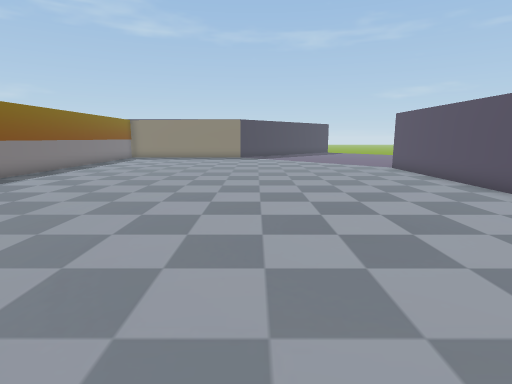
[1] (above)

24 first-person views from a walk through a scene from a Unity 3-D project. The camera is 1.5 m above the floor, tilts 10° down and sees 80° across. The floor is counted in squares, 1 m on a side. Each view is taken from the middle of a square. On the plan, view 1 faces up. The plan holds only what a view shows up to about 15 squares ahead; the rest is blank. The place goes on beyond the plan. The player is left out. Some animated figures are not drawn.

[2]
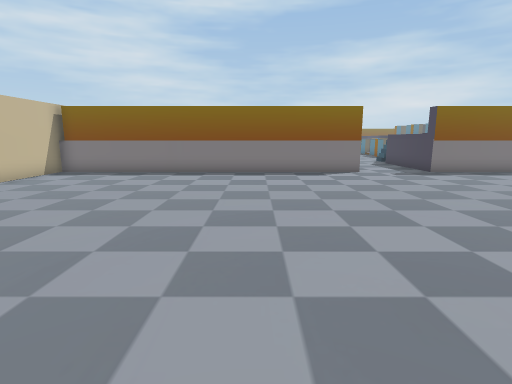

[3]
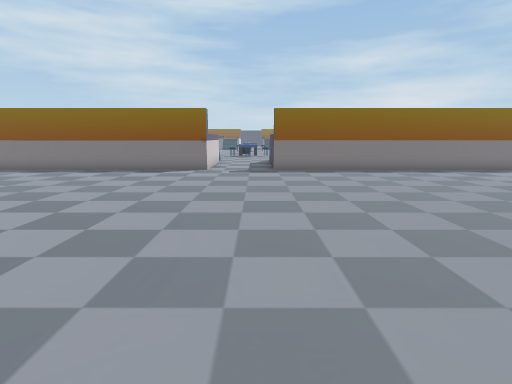

[4]
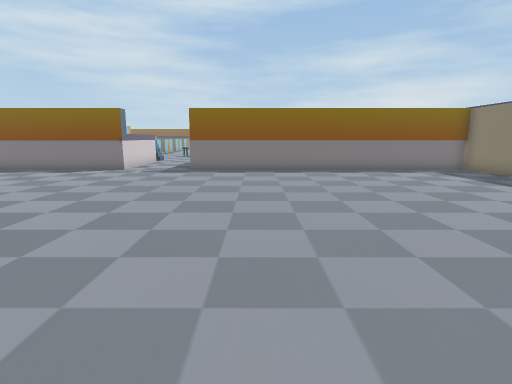

[5]
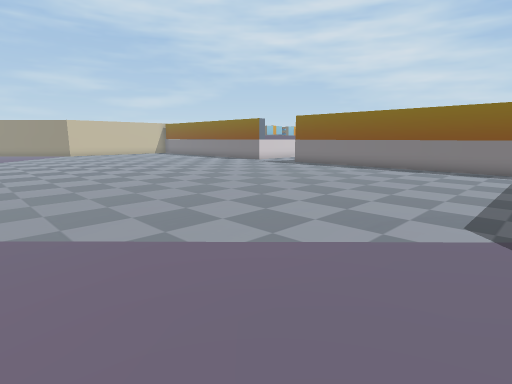

[6]
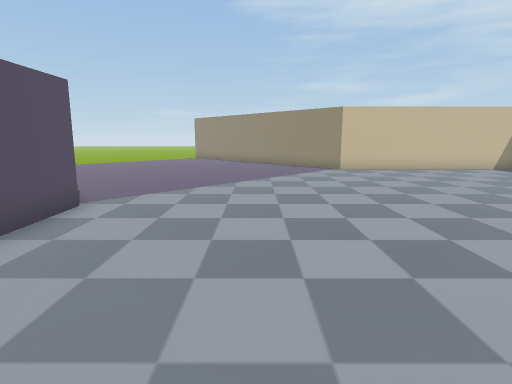

[7]
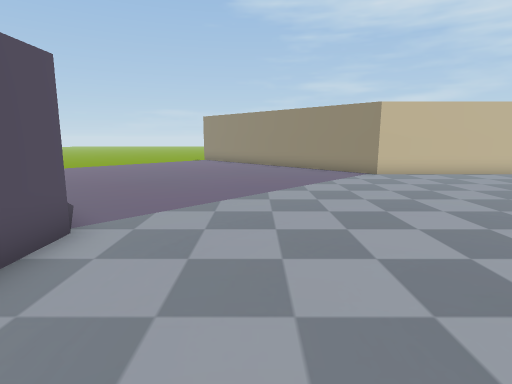

[8]
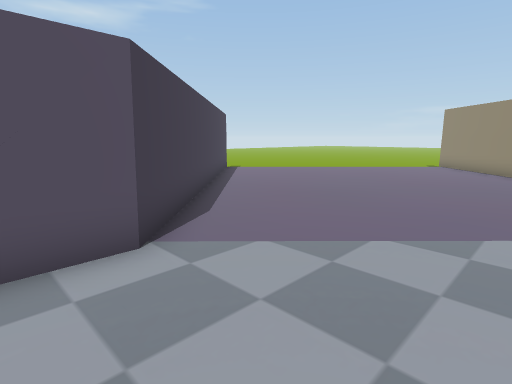

[9]
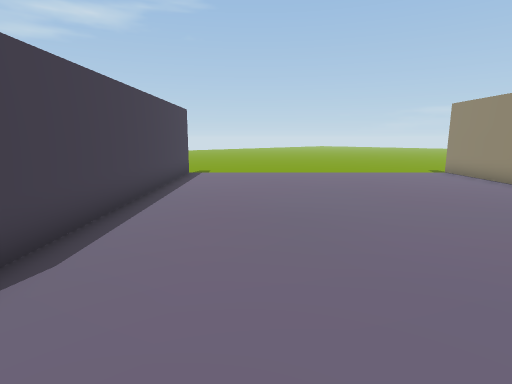

[10]
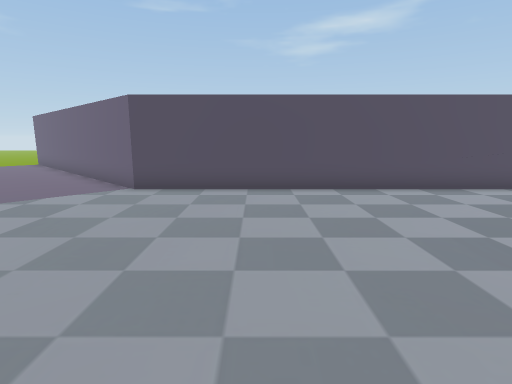

[11]
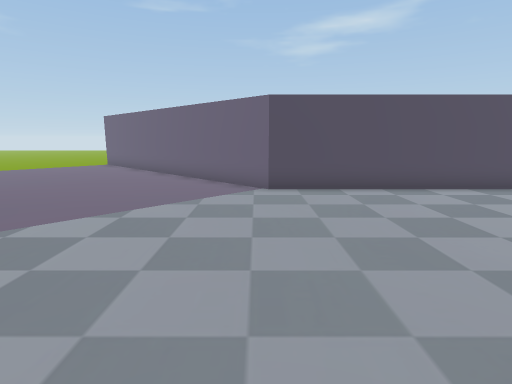

[12]
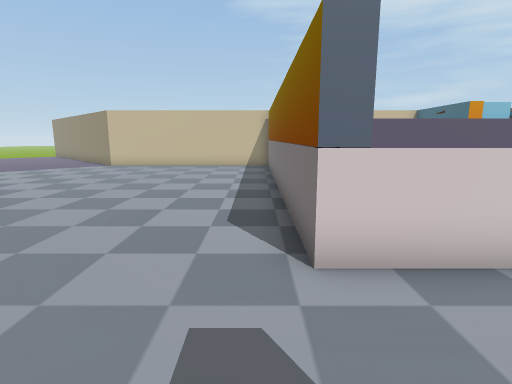

[13]
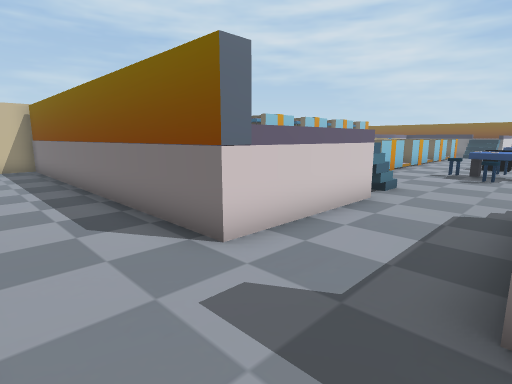

[14]
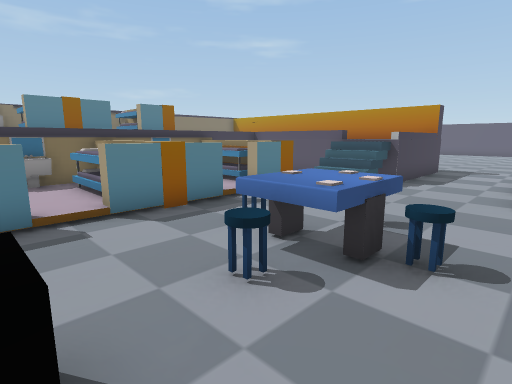

[15]
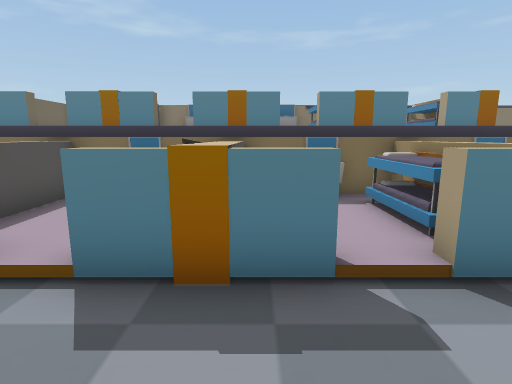

[16]
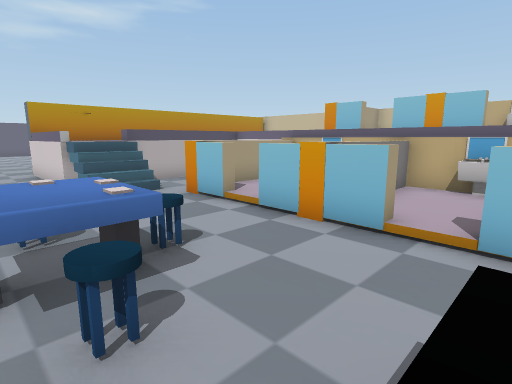

[17]
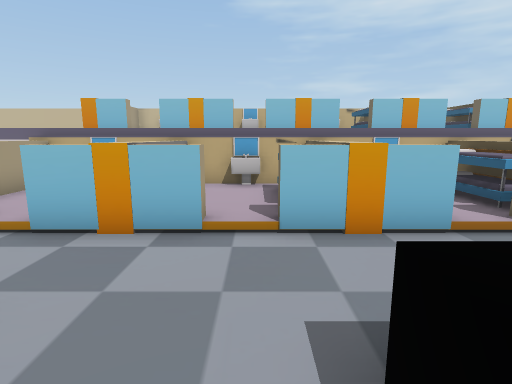

[18]
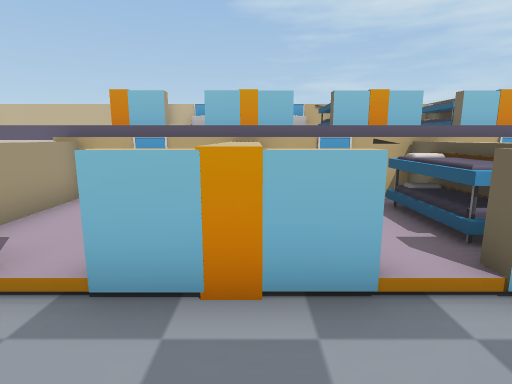

[19]
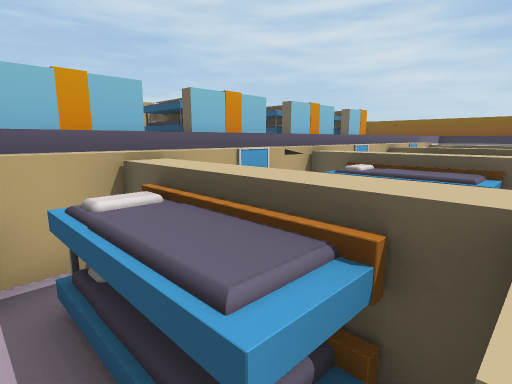

[20]
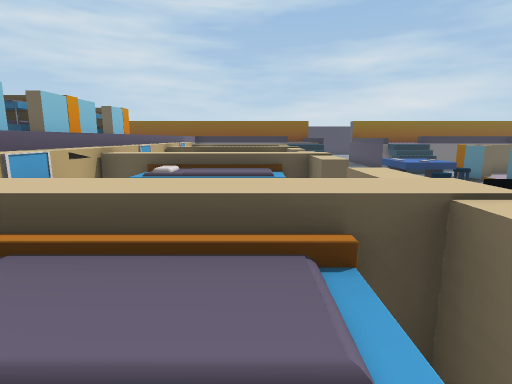

[21]
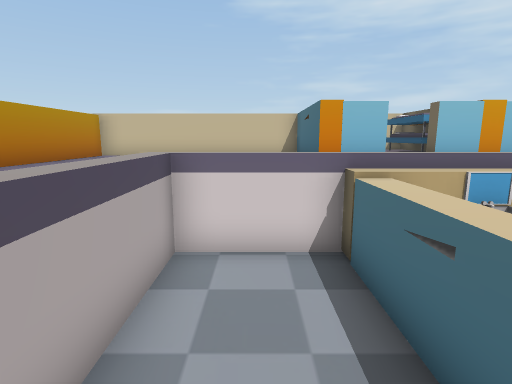

[22]
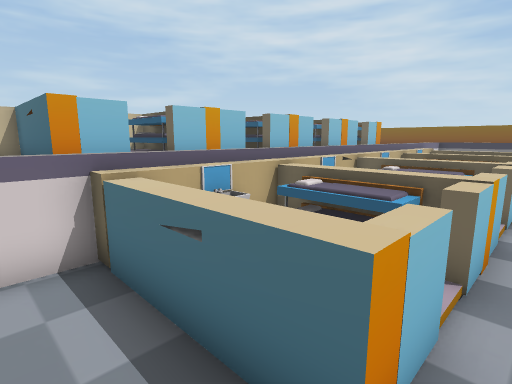

[23]
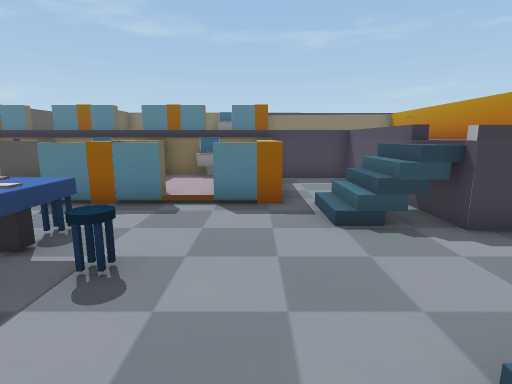

[24]
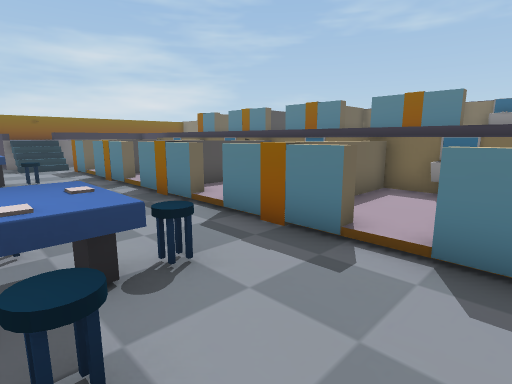

### Floor plan
Key: @ floor where view 1 was taken; # wall or solid block; x gap in a wall; . main floor; : floor 0.25 m higher than the main floor; + floor 1.5 m higher than the main floor; * floor 1.75 m higher than the main floor; / step, stairs or slope; = window, fence, low wall or low ledge; ^ raised ledge; v drop or lower ground; C black cube; O other object.
Columns run from 35 left of view 1 to 13 right of it. Each row starts with its distance up from view 1.
 23   ^       ^==  =^^       ^.....   ...... ........
 22   ^       ^ ^   ^^       ^......................#
 21                 ^        ^.....................##
 20   =#x==#x==#x^=#x^       ^....................##
 19                          ^...................##
 18     /////////////////    ^..................##
 17     ==vv=v vvvvv==...    ^.................##
 16      =:  ^#x==^x ^..     ^................##
 15  ^^   :: ^^:=^^:^^..     ^................#
 14  ^^   :::^^:=^^:^^..     ^................#
 13 ..^^x==#^^^.^^^.^^./#/   ^................#
 12 O................../++   ^................#
 11 .....=     ...=..../vvvvv#................#
 10    .^^=   ...^^...........................#
  9     ^^^   C.=^^=..........................#
  8      =    ....=......#vvv.................#
  7          ........../++   =................#
  6        ............/+    =................#
  5  ^^  ^^#^^^:^^^:^^.../   =................#
  4  ^^  ^^  ^^::^^::^.../   =................#
  3  ^^  ^^  ^^::^^::^.../   =................#
  2  ^^  ^===^=v=^==:^.../   =................##
  1 vvv##+v+++v+++v/#+#v#/   =.................##
  0                +++++++  +=.........@........##
 -1                         +=...................##
 -2  ^^ ^^^#^^^ ^^^ ^^      +=....................##
 -3   ^  ^^  ^^   ^  =      +=.....................##
 -4   ^  ^^  ^^  ^^* =      +=......................#
 -5   ^   ^  ^^^=^^^ =      +=.......................
 -6       #  ###^###=##################..............
 -7                                   ##.............
 -8                                    ##............

Positions as (right, up) in squares from view 1, and headings:
1: (0, 0), facing up
2: (4, 3), facing left
3: (5, 10), facing left
4: (5, 14), facing left
5: (6, 23), facing down-left
6: (3, 9), facing down
7: (4, 7), facing down
8: (3, 4), facing down-right
9: (4, 1), facing down-right
10: (-2, 12), facing right
11: (-2, 16), facing right
12: (-9, 11), facing down
13: (-7, 11), facing down-left
14: (-25, 7), facing up-right
15: (-25, 10), facing up
16: (-25, 10), facing down-right
17: (-24, 10), facing down
18: (-22, 8), facing down
19: (-20, 5), facing down-left
20: (-20, 4), facing left
21: (-16, 6), facing down
22: (-16, 6), facing down-left
23: (-18, 6), facing up
24: (-18, 9), facing up-left
